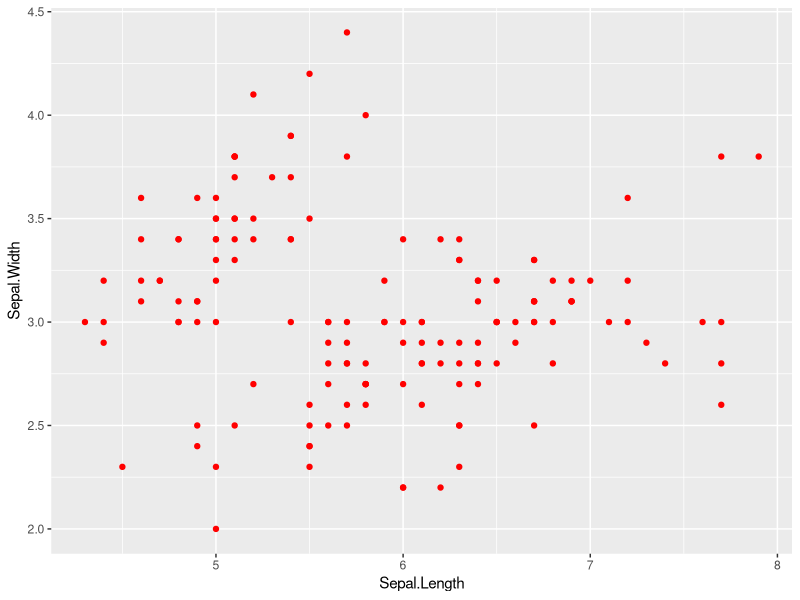
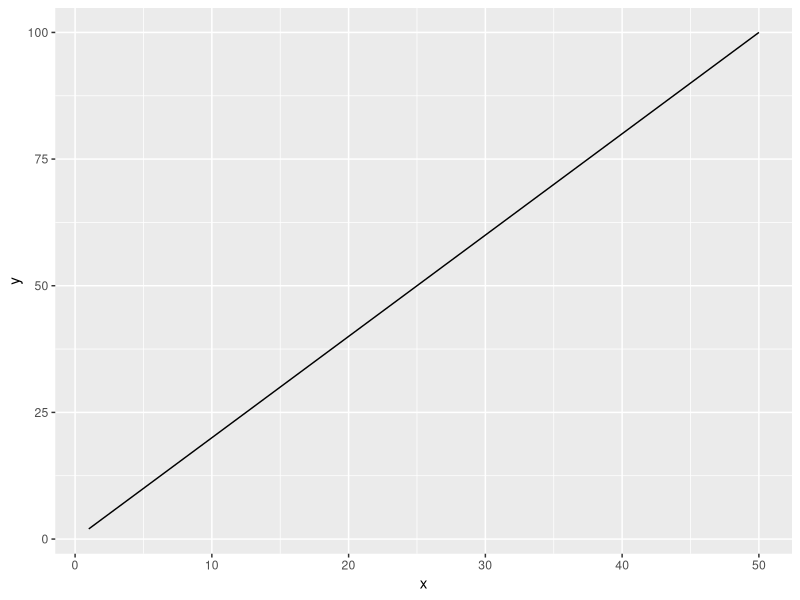
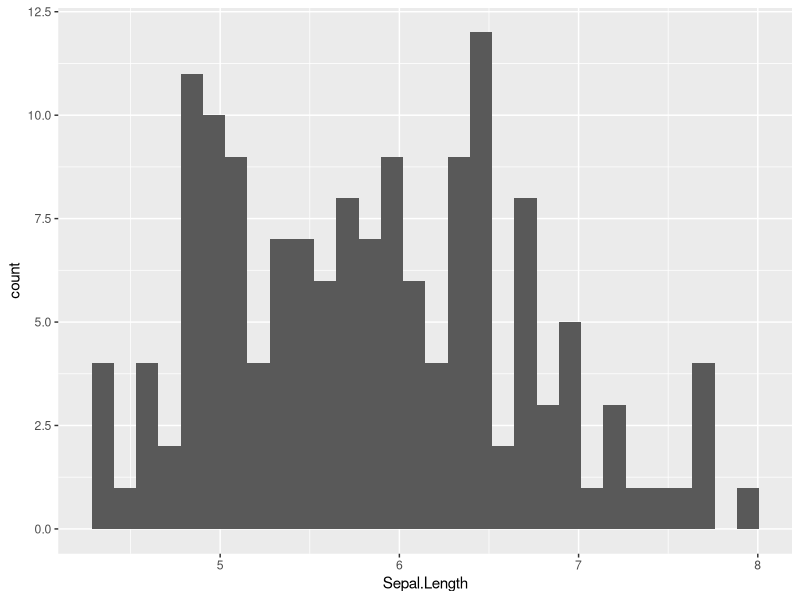
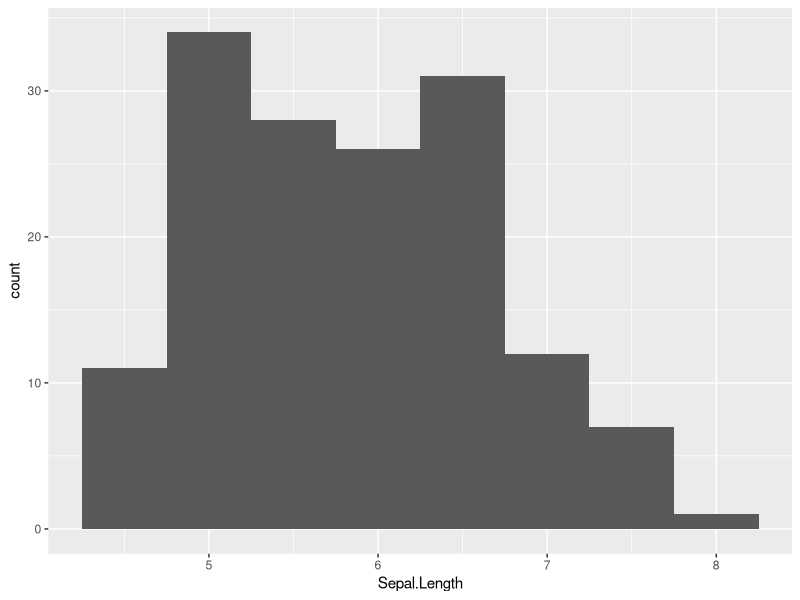
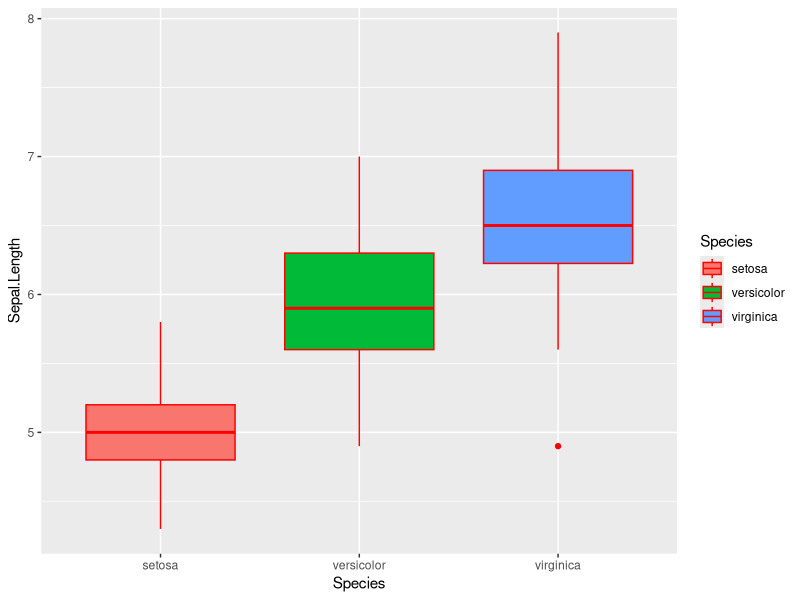

Recreate these plots in R, in order.
# practice
a <- 2
b<- 4L
d<- "aquatic"
a
d
va <- c(1.0,2.3,3)
vb <- c("a","b","c")
vc <- c("1","2","3")
va
vb
vc

va <- c(1.0,2.3,3)
vb <- c(3,2,5.6)
ma<- cbind(va,vb)
ma
mb<- rbind(va,vb)
mb
mc<- matrix(c(1,2,3,4), nrow = 3,ncol = 3)
mc
md<-matrix(c(4,5,6,7),nrow=2,ncol=1)
md


library(tidyverse)
 
set.seed(123)

iris_sub <- as_tibble(iris) %>% 
  group_by(Species) %>% 
  sample_n(3) %>% 
  ungroup()
print(iris_sub)
set.seed(123)

iris_sub <- as_tibble(iris) %>% 
  group_by(Species) %>% 
  sample_n(3) %>% 
  ungroup()


filter(iris_sub, Species== "virginica")
filter(iris_sub, Species!= "virginica")
filter(iris_sub,Species%in% c("setosa","versicolor"))
filter(iris_sub,Species%in% c("virginica","versicolor"))  
filter(iris_sub, Sepal.Width > 5,
       Species=="versicolor")
arrange(iris_sub, desc(Sepal.Length))
select (iris_sub, starts_with ("Sepal"))
select(iris_sub, starts_with("Sepal"))
select(iris_sub, ends_with("Width"))

# column add --------------------------------------------------------------


x_max<- nrow(iris_sub)
x<- 1:x_max
iris_sub_row<-mutate(iris_sub, row_id=x)
arrange(iris_sub_row, desc(row_id))
mutate(iris_sub, sl_two_times = 2 * Sepal.Length)

# from AI -----------------------------------------------------------------

iris_sub %>% 
  mutate(row_id = row_number()) %>% 
  arrange(desc(row_id))


# restart -----------------------------------------------------------------

mutate(iris_sub, sl_two_times = 2* Sepal.Length)
mutate(iris_sub,id_name= paste(Species, Sepal.Length))
mutate(iris_sub, id_name = paste( Species, Sepal.Length))

# id_name -----------------------------------------------------------------
mutate(iris_sub, id_name = paste( Species, Sepal.Length)) %>% 
ungroup()
mutate(iris_sub, id_name = paste( Species, Sepal.Length))
select(filter(iris_sub, Species == "virginica"), Sepal.Length)
iris_sub %>% 
  filter(Species== "virginica") %>% 
select(Sepal.Length)
df_vir_sl<-iris_sub %>% 
  filter(Species=="setosa") %>% 
select(Sepal.Length)
print(df_vir_sl)
iris_sub %>% 
  mutate(mu_sl= mean(Sepal.Length)) %>% 
  ungroup()
iris_sub %>% 
  mutate(mu_sl = mean(Sepal.Length)) %>% 
  ungroup()

# column add --------------------------------------------------------------

iris_sub %>% 
  mutate(mu_sl = mean(Sepal.Length)) %>% 
  ungroup()
print(iris_sub, width = Inf)

iris_sub %>% 
  summarise(mu_sl = mean(Sepal.Length)) %>% 
ungroup()

# ggplot ------------------------------------------------------------------

library(ggplot2)
library(tidyverse)
iris %>% 
  ggplot(mapping=aes(x=Sepal.Length,
                     y=Sepal.Width)
         )+geom_point(color= "red")
df0<- tibble(x= rep(1:50),3,y=x*2)
df0 %>% 
ggplot(mapping=aes(x=x,y=y))+geom_line()
# histogram ---------------------------------------------------------------
iris %>% 
  ggplot(aes(x = Sepal.Length)) +
  geom_histogram()
iris %>% 
  ggplot(aes(x=Sepal.Length))+geom_histogram(binwidth =0.5)
## only x axis needed for histo gram
iris %>% 
  ggplot(aes(x=Species, y= Sepal.Length, fill=Species))+geom_boxplot(color="red")
##x=Species for box plot
